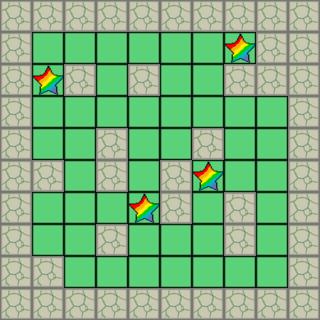

Rendered tile map (Tiled .tmx) drawn with the repository's tilesets; below, a short description and the full map source, tile grids included:
An orthogonal 10x10 tile map with 32x32 px tiles, 3 tile layers (Floor, Wall, Checkpoint), 5 tilesets and 5 objects (4x Box, Player).

<map version="1.10" tiledversion="1.11.2" orientation="orthogonal" renderorder="right-down" width="10" height="10" tilewidth="32" tileheight="32" infinite="0" nextlayerid="6" nextobjectid="6">
 <tileset firstgid="1" source="grass.tsx" />
 <tileset firstgid="7" source="wall.tsx" />
 <tileset firstgid="8" source="charactor.tsx" />
 <tileset firstgid="9" source="box.tsx" />
 <tileset firstgid="10" source="star.tsx" />
 <layer id="1" name="Floor" width="10" height="10">
  <data encoding="csv">
0,0,0,0,0,0,0,0,0,0,
0,1,1,1,1,1,1,1,0,0,
0,1,0,1,0,1,1,0,0,0,
0,1,1,1,1,1,1,1,1,0,
0,1,1,0,1,1,0,1,1,0,
0,0,1,0,1,0,1,1,1,0,
0,1,1,1,1,0,1,0,1,0,
0,1,1,0,1,1,1,0,1,0,
0,0,1,1,1,1,1,1,1,0,
0,0,0,0,0,0,0,0,0,0
</data>
 </layer>
 <layer id="2" name="Wall" width="10" height="10">
  <data encoding="csv">
7,7,7,7,7,7,7,7,7,7,
7,0,0,0,0,0,0,0,7,7,
7,0,7,0,7,0,0,7,7,7,
7,0,0,0,0,0,0,0,0,7,
7,0,0,7,0,0,7,0,0,7,
7,7,0,7,0,7,0,0,0,7,
7,0,0,0,0,7,0,7,0,7,
7,0,0,7,0,0,0,7,0,7,
7,7,0,0,0,0,0,0,0,7,
7,7,7,7,7,7,7,7,7,7
</data>
 </layer>
 <objectgroup id="3" name="Player">
  <object id="1" name="Player" gid="8" x="128" y="160" width="32" height="32" />
 </objectgroup>
 <objectgroup id="4" name="Bo">
  <object id="2" name="Box" gid="9" x="160" y="96" width="32" height="32" />
  <object id="3" name="Box" gid="9" x="128" y="128" width="32" height="32" />
  <object id="4" name="Box" gid="9" x="64" y="192" width="32" height="32" />
  <object id="5" name="Box" gid="9" x="160" y="256" width="32" height="32" />
 </objectgroup>
 <layer id="5" name="Checkpoint" width="10" height="10">
  <data encoding="csv">
0,0,0,0,0,0,0,0,0,0,
0,0,0,0,0,0,0,10,0,0,
0,10,0,0,0,0,0,0,0,0,
0,0,0,0,0,0,0,0,0,0,
0,0,0,0,0,0,0,0,0,0,
0,0,0,0,0,0,10,0,0,0,
0,0,0,0,10,0,0,0,0,0,
0,0,0,0,0,0,0,0,0,0,
0,0,0,0,0,0,0,0,0,0,
0,0,0,0,0,0,0,0,0,0
</data>
 </layer>
</map>